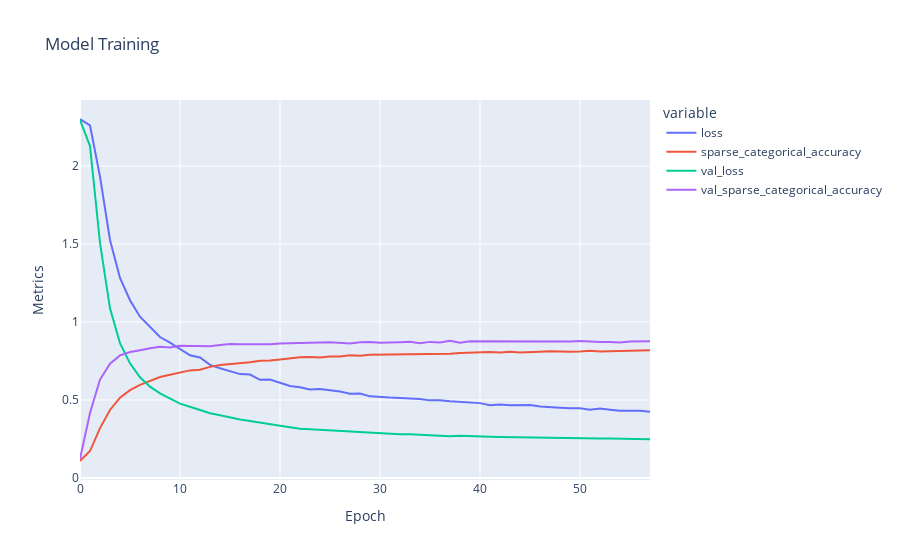

Notebook code for this chart:
### Code cell
px.line(hist, title='Model Training', hover_name='variable', labels={'value': 'Metrics', 'index': 'Epoch'})

### Figure 1 — Plotly figure (JSON) as saved in the notebook; plotly's stock layout.template omitted (floating-point values rounded to 4 significant figures)
{"data": [{"hovertemplate": "<b>%{hovertext}</b><br><br>variable=loss<br>Epoch=%{x}<br>Metrics=%{y}<extra></extra>", "hovertext": ["loss", "loss", "loss", "loss", "loss", "loss", "loss", "loss", "loss", "loss", "loss", "loss", "loss", "loss", "loss", "loss", "loss", "loss", "loss", "loss", "loss", "loss", "loss", "loss", "loss", "loss", "loss", "loss", "loss", "loss", "loss", "loss", "loss", "loss", "loss", "loss", "loss", "loss", "loss", "loss", "loss", "loss", "loss", "loss", "loss", "loss", "loss", "loss", "loss", "loss", "loss", "loss", "loss", "loss", "loss", "loss", "loss", "loss"], "legendgroup": "loss", "line": {"color": "#636efa", "dash": "solid"}, "marker": {"symbol": "circle"}, "mode": "lines", "name": "loss", "orientation": "v", "showlegend": true, "type": "scatter", "x": [0, 1, 2, 3, 4, 5, 6, 7, 8, 9, 10, 11, 12, 13, 14, 15, 16, 17, 18, 19, 20, 21, 22, 23, 24, 25, 26, 27, 28, 29, 30, 31, 32, 33, 34, 35, 36, 37, 38, 39, 40, 41, 42, 43, 44, 45, 46, 47, 48, 49, 50, 51, 52, 53, 54, 55, 56, 57], "xaxis": "x", "y": [2.301, 2.26, 1.932, 1.526, 1.282, 1.14, 1.034, 0.9657, 0.9037, 0.8673, 0.8254, 0.7864, 0.7722, 0.725, 0.7034, 0.6853, 0.6661, 0.663, 0.6296, 0.6311, 0.6125, 0.59, 0.5814, 0.5672, 0.5704, 0.5637, 0.5539, 0.5409, 0.542, 0.5234, 0.5172, 0.5156, 0.5133, 0.5124, 0.5073, 0.4978, 0.4981, 0.4921, 0.4878, 0.4825, 0.4802, 0.4663, 0.4713, 0.4657, 0.4661, 0.4681, 0.459, 0.453, 0.4508, 0.4476, 0.4473, 0.4377, 0.4454, 0.4382, 0.4317, 0.4316, 0.4309, 0.4242], "yaxis": "y"}, {"hovertemplate": "<b>%{hovertext}</b><br><br>variable=sparse_categorical_accuracy<br>Epoch=%{x}<br>Metrics=%{y}<extra></extra>", "hovertext": ["sparse_categorical_accuracy", "sparse_categorical_accuracy", "sparse_categorical_accuracy", "sparse_categorical_accuracy", "sparse_categorical_accuracy", "sparse_categorical_accuracy", "sparse_categorical_accuracy", "sparse_categorical_accuracy", "sparse_categorical_accuracy", "sparse_categorical_accuracy", "sparse_categorical_accuracy", "sparse_categorical_accuracy", "sparse_categorical_accuracy", "sparse_categorical_accuracy", "sparse_categorical_accuracy", "sparse_categorical_accuracy", "sparse_categorical_accuracy", "sparse_categorical_accuracy", "sparse_categorical_accuracy", "sparse_categorical_accuracy", "sparse_categorical_accuracy", "sparse_categorical_accuracy", "sparse_categorical_accuracy", "sparse_categorical_accuracy", "sparse_categorical_accuracy", "sparse_categorical_accuracy", "sparse_categorical_accuracy", "sparse_categorical_accuracy", "sparse_categorical_accuracy", "sparse_categorical_accuracy", "sparse_categorical_accuracy", "sparse_categorical_accuracy", "sparse_categorical_accuracy", "sparse_categorical_accuracy", "sparse_categorical_accuracy", "sparse_categorical_accuracy", "sparse_categorical_accuracy", "sparse_categorical_accuracy", "sparse_categorical_accuracy", "sparse_categorical_accuracy", "sparse_categorical_accuracy", "sparse_categorical_accuracy", "sparse_categorical_accuracy", "sparse_categorical_accuracy", "sparse_categorical_accuracy", "sparse_categorical_accuracy", "sparse_categorical_accuracy", "sparse_categorical_accuracy", "sparse_categorical_accuracy", "sparse_categorical_accuracy", "sparse_categorical_accuracy", "sparse_categorical_accuracy", "sparse_categorical_accuracy", "sparse_categorical_accuracy", "sparse_categorical_accuracy", "sparse_categorical_accuracy", "sparse_categorical_accuracy", "sparse_categorical_accuracy"], "legendgroup": "sparse_categorical_accuracy", "line": {"color": "#EF553B", "dash": "solid"}, "marker": {"symbol": "circle"}, "mode": "lines", "name": "sparse_categorical_accuracy", "orientation": "v", "showlegend": true, "type": "scatter", "x": [0, 1, 2, 3, 4, 5, 6, 7, 8, 9, 10, 11, 12, 13, 14, 15, 16, 17, 18, 19, 20, 21, 22, 23, 24, 25, 26, 27, 28, 29, 30, 31, 32, 33, 34, 35, 36, 37, 38, 39, 40, 41, 42, 43, 44, 45, 46, 47, 48, 49, 50, 51, 52, 53, 54, 55, 56, 57], "xaxis": "x", "y": [0.1092, 0.1731, 0.3199, 0.4362, 0.5151, 0.5637, 0.5967, 0.6225, 0.6479, 0.6621, 0.6773, 0.69, 0.694, 0.7124, 0.7241, 0.7289, 0.7374, 0.7419, 0.7517, 0.7533, 0.7599, 0.7676, 0.7739, 0.776, 0.7724, 0.7793, 0.7797, 0.7871, 0.7836, 0.79, 0.7908, 0.7916, 0.7919, 0.7939, 0.7931, 0.7974, 0.7987, 0.7969, 0.8018, 0.8038, 0.8052, 0.8085, 0.8047, 0.8091, 0.8048, 0.8093, 0.8095, 0.8128, 0.8101, 0.8096, 0.8115, 0.815, 0.8108, 0.8124, 0.8156, 0.815, 0.816, 0.8193], "yaxis": "y"}, {"hovertemplate": "<b>%{hovertext}</b><br><br>variable=val_loss<br>Epoch=%{x}<br>Metrics=%{y}<extra></extra>", "hovertext": ["val_loss", "val_loss", "val_loss", "val_loss", "val_loss", "val_loss", "val_loss", "val_loss", "val_loss", "val_loss", "val_loss", "val_loss", "val_loss", "val_loss", "val_loss", "val_loss", "val_loss", "val_loss", "val_loss", "val_loss", "val_loss", "val_loss", "val_loss", "val_loss", "val_loss", "val_loss", "val_loss", "val_loss", "val_loss", "val_loss", "val_loss", "val_loss", "val_loss", "val_loss", "val_loss", "val_loss", "val_loss", "val_loss", "val_loss", "val_loss", "val_loss", "val_loss", "val_loss", "val_loss", "val_loss", "val_loss", "val_loss", "val_loss", "val_loss", "val_loss", "val_loss", "val_loss", "val_loss", "val_loss", "val_loss", "val_loss", "val_loss", "val_loss"], "legendgroup": "val_loss", "line": {"color": "#00cc96", "dash": "solid"}, "marker": {"symbol": "circle"}, "mode": "lines", "name": "val_loss", "orientation": "v", "showlegend": true, "type": "scatter", "x": [0, 1, 2, 3, 4, 5, 6, 7, 8, 9, 10, 11, 12, 13, 14, 15, 16, 17, 18, 19, 20, 21, 22, 23, 24, 25, 26, 27, 28, 29, 30, 31, 32, 33, 34, 35, 36, 37, 38, 39, 40, 41, 42, 43, 44, 45, 46, 47, 48, 49, 50, 51, 52, 53, 54, 55, 56, 57], "xaxis": "x", "y": [2.296, 2.128, 1.507, 1.088, 0.8642, 0.7351, 0.6454, 0.5858, 0.5423, 0.509, 0.477, 0.4568, 0.437, 0.4149, 0.4031, 0.3868, 0.3754, 0.3656, 0.354, 0.3442, 0.3356, 0.3261, 0.3153, 0.3123, 0.309, 0.3022, 0.3023, 0.2958, 0.2934, 0.2899, 0.2875, 0.2861, 0.2812, 0.2813, 0.2781, 0.2737, 0.2729, 0.2672, 0.2713, 0.2674, 0.2648, 0.2639, 0.2625, 0.261, 0.2597, 0.2623, 0.2591, 0.2589, 0.2582, 0.2569, 0.2552, 0.2527, 0.2529, 0.2532, 0.2509, 0.2518, 0.2498, 0.2485], "yaxis": "y"}, {"hovertemplate": "<b>%{hovertext}</b><br><br>variable=val_sparse_categorical_accuracy<br>Epoch=%{x}<br>Metrics=%{y}<extra></extra>", "hovertext": ["val_sparse_categorical_accuracy", "val_sparse_categorical_accuracy", "val_sparse_categorical_accuracy", "val_sparse_categorical_accuracy", "val_sparse_categorical_accuracy", "val_sparse_categorical_accuracy", "val_sparse_categorical_accuracy", "val_sparse_categorical_accuracy", "val_sparse_categorical_accuracy", "val_sparse_categorical_accuracy", "val_sparse_categorical_accuracy", "val_sparse_categorical_accuracy", "val_sparse_categorical_accuracy", "val_sparse_categorical_accuracy", "val_sparse_categorical_accuracy", "val_sparse_categorical_accuracy", "val_sparse_categorical_accuracy", "val_sparse_categorical_accuracy", "val_sparse_categorical_accuracy", "val_sparse_categorical_accuracy", "val_sparse_categorical_accuracy", "val_sparse_categorical_accuracy", "val_sparse_categorical_accuracy", "val_sparse_categorical_accuracy", "val_sparse_categorical_accuracy", "val_sparse_categorical_accuracy", "val_sparse_categorical_accuracy", "val_sparse_categorical_accuracy", "val_sparse_categorical_accuracy", "val_sparse_categorical_accuracy", "val_sparse_categorical_accuracy", "val_sparse_categorical_accuracy", "val_sparse_categorical_accuracy", "val_sparse_categorical_accuracy", "val_sparse_categorical_accuracy", "val_sparse_categorical_accuracy", "val_sparse_categorical_accuracy", "val_sparse_categorical_accuracy", "val_sparse_categorical_accuracy", "val_sparse_categorical_accuracy", "val_sparse_categorical_accuracy", "val_sparse_categorical_accuracy", "val_sparse_categorical_accuracy", "val_sparse_categorical_accuracy", "val_sparse_categorical_accuracy", "val_sparse_categorical_accuracy", "val_sparse_categorical_accuracy", "val_sparse_categorical_accuracy", "val_sparse_categorical_accuracy", "val_sparse_categorical_accuracy", "val_sparse_categorical_accuracy", "val_sparse_categorical_accuracy", "val_sparse_categorical_accuracy", "val_sparse_categorical_accuracy", "val_sparse_categorical_accuracy", "val_sparse_categorical_accuracy", "val_sparse_categorical_accuracy", "val_sparse_categorical_accuracy"], "legendgroup": "val_sparse_categorical_accuracy", "line": {"color": "#ab63fa", "dash": "solid"}, "marker": {"symbol": "circle"}, "mode": "lines", "name": "val_sparse_categorical_accuracy", "orientation": "v", "showlegend": true, "type": "scatter", "x": [0, 1, 2, 3, 4, 5, 6, 7, 8, 9, 10, 11, 12, 13, 14, 15, 16, 17, 18, 19, 20, 21, 22, 23, 24, 25, 26, 27, 28, 29, 30, 31, 32, 33, 34, 35, 36, 37, 38, 39, 40, 41, 42, 43, 44, 45, 46, 47, 48, 49, 50, 51, 52, 53, 54, 55, 56, 57], "xaxis": "x", "y": [0.1229, 0.4168, 0.6312, 0.7328, 0.786, 0.8076, 0.8192, 0.8324, 0.8407, 0.8371, 0.8474, 0.8462, 0.8472, 0.8451, 0.8533, 0.8592, 0.8567, 0.8566, 0.8549, 0.8576, 0.862, 0.8627, 0.8658, 0.8659, 0.8692, 0.8704, 0.8679, 0.8627, 0.87, 0.8727, 0.8668, 0.8709, 0.8706, 0.8732, 0.864, 0.8727, 0.8691, 0.8791, 0.8672, 0.8763, 0.8761, 0.8743, 0.8772, 0.8767, 0.8772, 0.8726, 0.8768, 0.873, 0.8757, 0.8743, 0.8788, 0.8746, 0.8713, 0.872, 0.8691, 0.8748, 0.875, 0.8764], "yaxis": "y"}], "layout": {"legend": {"title": {"text": "variable"}, "tracegroupgap": 0}, "title": {"text": "Model Training"}, "xaxis": {"anchor": "y", "domain": [0, 1], "title": {"text": "Epoch"}}, "yaxis": {"anchor": "x", "domain": [0, 1], "title": {"text": "Metrics"}}}}
